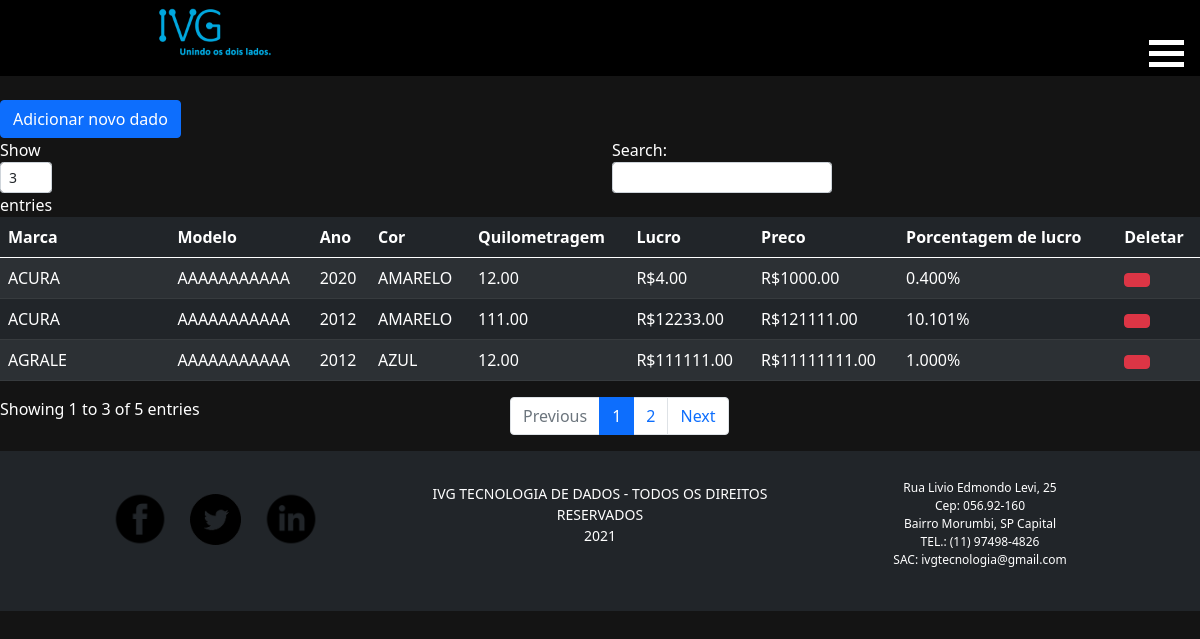
The app's page /Data/VisualMerc/ (signed in) with its own data.
### data/models.py (models this page shows)
class DataDB(models.Model):
	marca=models.CharField(max_length = 30,error_messages={'required':'Favor inserir uma marca'})
	modelo=models.CharField(max_length = 60,error_messages={'required':'Favor inserir um modelo'})
	ano=models.IntegerField(
		validators=[MinValueValidator(1960,'Favor inserir acima 1960.'), MaxValueValidator(2023,'Favor inserir abaixo 2023.')],
		error_messages={'required':'Favor inserir uma ano'})
	localidade=models.CharField(max_length = 1,blank=False, null=False)
	status=models.CharField(max_length = 1,blank=False, null=False)
	cor=models.CharField(max_length= 20)
	combustivel=models.CharField(max_length = 1,blank=False, null=False)
	quilometragem=models.DecimalField(max_digits= 10,decimal_places=2,max_length= 12,
		validators=[MinValueValidator(0,'Não existe quilometragem negativa'),MaxValueValidator(99999999,'Favor inserir valor menor')],
		error_messages={'required':'Favor inserir a quilometragem','max_digits':'Favor inserir uma kilometragem menor.','decimal_places':'Favor so por 2 casas decimais.'})
	lucro=models.DecimalField(max_digits= 10,decimal_places=2,max_length= 12,
		validators=[MaxValueValidator(99999999,'Favor inserir valor menor')],
		error_messages={'required':'Favor inserir o lucro','max_digits':'Favor inserir um lucro menor.','decimal_places':'Favor so por 2 casas decimais.'})
	preco=models.DecimalField(max_digits= 10,decimal_places=2,max_length= 12,
		validators=[MinValueValidator(1000.00,'Favor inserir vendas acima de 1000 reais'),MaxValueValidator(99999999,'Favor inserir valor menor')],
		error_messages={'required':'Favor inserir o lucro','max_digits':'Favor inserir um lucro menor.','decimal_places':'Favor so por 2 casas decimais.'})
	margem_de_lucro=models.DecimalField(max_digits= 10,decimal_places=3,max_length= 12)
	data_postada = models.DateTimeField(default=timezone.now)
	autor = models.ForeignKey(User, on_delete=models.CASCADE)

### data/views.py (the view)
# urls.py: path('VisualMerc/', views.VisualizarMercado, name = 'data-VisualizarMercado'),
@login_required
def VisualizarMercado(request):
	user= request.user
	contador = DataDB.objects.filter(autor = user).count()
	faltante = 5-contador
	if contador < 5 :
		return render(request, 'data/semdados.html', {'contador' : contador, 'faltante' : faltante})
	query= DataDB.objects.all()
	return render(request, 'data/visualizarmercado.html', {'query': query})

### data/templates/data/visualizarmercado.html
{% extends "APP_IVG/layout.html" %}
{% block content %}
	<a href="{% url 'data-InsiraDado' %}" class="btn btn-primary">Adicionar novo dado</a></span>
	<table id="bootstrapdatatable" class="table table-striped table-dark" width="100%">
		<thead>
            <th>Marca</th>
            <th>Modelo</th>
            <th>Ano</th>
            <th>Cor</th>
            <th>Quilometragem</th>
            <th>Lucro</th>
            <th>Preco</th>
            <th>Porcentagem de lucro</th>
            <th>Deletar</th>
        </thead>
		{% for q in query %}
		<tr>
			<td> {{ q.marca }} </td>
			<td> {{ q.modelo }} </td>
			<td> {{ q.ano }} </td>
			<td> {{ q.cor }} </td>
			<td> {{ q.quilometragem }} </td>
			<td> R${{ q.lucro }}</td>
			<td> R${{ q.preco }} </td>
			<td> {{ q.margem_de_lucro }}%</td>
			<td><a href="{% url 'data-Deletar' q.id %}" class="btn btn-danger"></a></td>
		</tr>
		{% endfor %}
	</table>
{% endblock content %}

### APP_IVG/templates/APP_IVG/layout.html (shortened to what this page needs)
{% load static %}
{% load crispy_forms_tags %}
<!DOCTYPE html>
<html>
<head>
    <link href="https://cdn.jsdelivr.net/npm/bootstrap@5.0.0-beta3/dist/css/bootstrap.min.css" rel="stylesheet">
    <link rel="stylesheet" type="text/css" href="{% static 'APP_IVG/main.css' %}">
    <link rel="stylesheet" href="//code.jquery.com/ui/1.12.1/themes/base/jquery-ui.css">
</head>
<body>
	  <header>
          <div class="topnav" id="myTopnav">
              <a href="{% url 'APP_IVG-Homepage' %}"><img class="logo" src="{% static 'imagens/Logo-IVG-azulclaro.png' %}"></a>
              <a id="myHamburguer" class="hamburguer" onclick="myFunction()">
                <div class="bar1"></div>
                <div class="bar2"></div>
                <div class="bar3"></div>
              </a>
          </div>
    </header>
    <main role="main" class="container-fluid p-0 mt-4">
	   <div class="col-md mx-auto mt-0 p-0">
		  {% block content %}{% endblock %}
	   </div>
    </main>
    <footer class="footer bg-dark text-white py-1 mb-0" style="position: absolute; width: 100%; min-height: 160px;">
          <div class="container text-center mt-1">
            <div class="row">
                <div class="col-xl my-auto py-auto">
                  <ul  style="list-style: none; font-size: 14px; padding: 0; display: inline-flex;">
                      <li><a href="{'https://www.facebook.com/ivgtecnologiadedados'}" target="_blank"><img src="{% static 'imagens/Footer-Facebook.png' %}" class="redesocial"></a></li>
                      <li><a href="{'https://twitter.com/ivgtech'}" target="_blank"><img src="{% static 'imagens/Footer-Twitter.png' %}" class="redesocial2"></a></li>
                      <li><a href="{'https://www.linkedin.com/company/ivgtecnologia-de-dados/about/?viewAsMember=true'}" target="_blank">
                          <img src="{% static 'imagens/Footer-Linkedin.png' %}"  class="redesocial">
                          </a>
                      </li>
                  </ul>
                </div>
                <div class="col-xl my-auto py-auto">
                    <ul class="text-uppercase" style="list-style: none; font-size: 14px; padding: 0;">
                         <li>Ivg Tecnologia de Dados - Todos os Direitos Reservados</li>
                         <li>2021</li>
                    </ul>
                </div>
                <div class="col-xl my-auto py-auto">
                    <ul  style="list-style: none; font-size: 12px; padding: 0; margin-top: 20px;">
                        <li>Rua Livio Edmondo Levi, 25</li>
                        <li>Cep: 056.92-160</li>
                        <li>Bairro Morumbi, SP Capital</li>
                        <li>TEL.: (11) 97498-4826</li>
                        <li> SAC: ivgtecnologia@gmail.com</li>
                    </ul>
                </div>
            </div>
          </div>
    </footer>
</body>
</html>

### APP_IVG/static/APP_IVG/main.css (style rules this page uses)
* { margin: 0; padding: 0; }
body { background-color: #141414; color: white; margin: 0; animation: Transição 50ms; }
.logo { position: relative; height: 200px; width: auto; margin: -80px 10px; padding: 0; }
.topnav { margin-top: -22px; overflow: hidden; background-color: black; }
.topnav a { list-style: none; text-decoration: none; font-size: 14px; letter-spacing: 2px; margin: 20px 0px 10px 6vw; text-transform: uppercase; outline: 0 none; border-radius: 20px; transition-duration: .2s; transition-timing-function: linear; transition-property: all; color: white; float: right; display: inline-block; }
#myHamburguer { display: none; cursor: pointer; position: absolute; right: 0; top: 0; }
.bar1, .bar2, .bar3 { width: 35px; height: 5px; background-color: white; margin: 6px 0; transition: 0.4s; }
.topnav a { float: left; display: block; color: #f2f2f2; text-align: center; padding: 14px 16px; text-decoration: none; font-size: 17px; }
@media screen and (max-width: 1200px) { #myHamburguer { display: block; } }
main { padding: 0px; margin: 500px 0 0 0; }
footer { margin: 0; padding: 10% 0; width: 100%; }
.redesocial { margin-top: 10px; margin-right: 10px; padding: 5px; height: 70px; width: auto; }
.redesocial2 { margin-top: 15px; margin-right: 10px; padding: 5px; height: 61px; width: auto; }

### records on screen
DataDB: marca "ACURA", modelo "AAAAAAAAAAA", ano "2020", cor "AMARELO", quilometragem "12.00", lucro "4.00", preco "1000.00", margem_de_lucro "0.400"
DataDB: marca "AGRALE", modelo "AAAAAAAAAAA", ano "2012", cor "AZUL", quilometragem "12.00", lucro "111111.00", preco "11111111.00", margem_de_lucro "1.000"
DataDB: marca "ACURA", modelo "AAAAAAAAAAA", ano "2012", cor "AMARELO", quilometragem "111.00", lucro "12233.00", preco "121111.00", margem_de_lucro "10.101"
